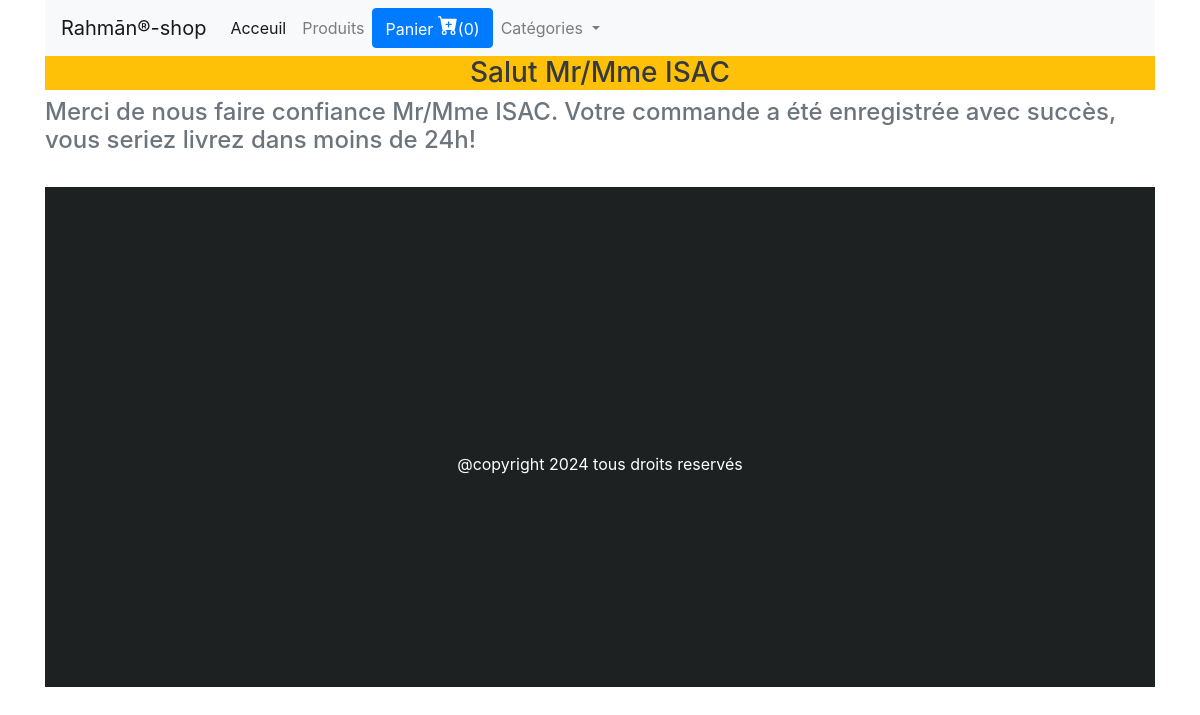
The page /confirmation on the database as committed earlier.
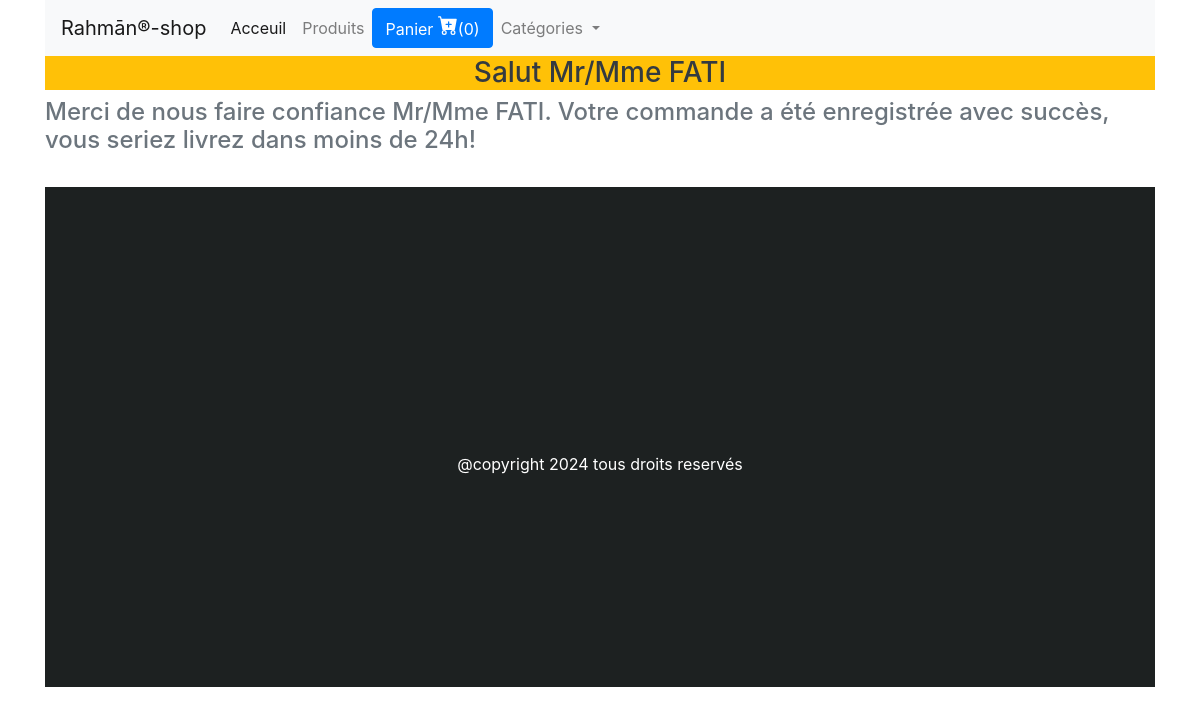
The same page on the database as committed later.
### shop/models.py (models this page shows, shortened)
class Commande(models.Model):
    items = models.CharField(max_length=300)
    total = models.CharField(max_length=200)
    nom = models.CharField(max_length=150)
    email = models.EmailField()
    address = models.CharField(max_length=200)
    ville = models.CharField(max_length=200)
    pays = models.CharField(max_length=300)
    phone = models.CharField(max_length=15, null=False, blank=False)
    date_commande = models.DateTimeField(auto_now=True)
    class Meta:
        ordering = ['-date_commande']

### shop/views.py (the view)
# urls.py: path('confirmation', confirmation, name="confirmation"),
def confirmation(request):
    info = Commande.objects.all()[:1]
    for item in info:
        nom = item.nom
    return render(request, 'shop/confirmation.html', {'name': nom})

### shop/templates/shop/confirmation.html (shortened to what this page needs)
{% extends "shop/base.html"%}
{% block content %}
<div class="row">
    <div class="col-md-12">
        <h3 class="text-dark text-center bg-warning">Salut Mr/Mme {{name}}</h3>
        <h4 class="text-muted">Merci de nous faire confiance Mr/Mme {{name}}. Votre commande a été enregistrée avec succès, vous seriez livrez dans moins de 24h! </h4>
    </div>
</div>
<footer class="">
    <div class="row mx-0">
        <div class="col-12 text-center" >
            <p>
                @copyright 2024 tous droits reservés
            </p>
        </div>
    </div>
</footer>
{% endblock %}

### shop/templates/shop/base.html (shortened to what this page needs)
<!DOCTYPE html>
<html lang="en">
<head>
    <link rel="stylesheet" href="https://cdn.jsdelivr.net/npm/bootstrap@4.0.0/dist/css/bootstrap.min.css">
</head>
<body>
    <div class="container">
        <div class="row">
            <div class="col-md-12">
                <nav class="navbar navbar-expand-lg navbar-light bg-light">
                    <a class="navbar-brand" href="{% url 'home' %}">Rahmān®-shop</a>
                    <div class="collapse navbar-collapse" id="navbarNavDropdown">
                      <ul class="navbar-nav">
                        <li class="nav-item active">
                          <a class="nav-link" href="{% url 'home' %}">Acceuil <span class="sr-only">(current)</span></a>
                        </li>
                        <li class="nav-item">
                          <a class="nav-link" href="#">Produits</a>
                        </li>
                        <li class="nav-item">
                          <button id="panier" class="btn btn-primary" data-html="true" data-container="body" data-toggle="popover" data-placement="bottom" data-content="Vivamus
                            sagittis lacus vel augue laoreet rutrum faucibus.">
                              Panier (0)
                          </button>
                        </li>
                        <li class="nav-item dropdown">
                          <a class="nav-link dropdown-toggle" href="#" id="navbarDropdownMenuLink" data-toggle="dropdown" aria-haspopup="true" aria-expanded="false">
                            Catégories
                          </a>
                        </li>
                      </ul>
                    </div>
                  </nav>
            </div>
        </div>
        {% block content %} {% endblock %}
    </div>
</body>
</html>

### shop/templates/shop/confirmation.html (style rules this page uses)
footer { background-color: #1D2121; padding: 15px 8px; height:500px }
footer p { color: #FFFFFF; margin-top: 250px; }

Rows that differ between the two databases and show on the page:
no longer on this page (row edited): Commande: nom "ISAC"
added Commande: nom "FATI"
